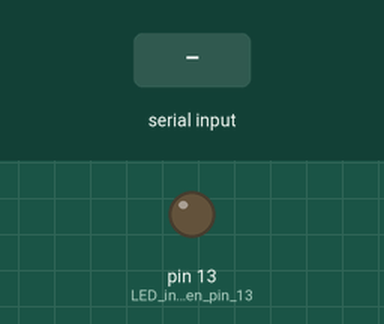
The sketch below on a simulated Arduino Uno, built with avr-gcc and run on an emulated ATmega328P. On the bench: output pins drawn as LEDs (lit = HIGH). Inputs (shaded band) come from the test bench.

Above: at 1.2 s.
1.3 s: "1" received over Serial
At 2.4 s:
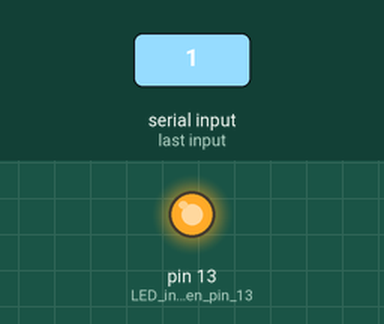
2.8 s: "0" received over Serial
At 3.5 s:
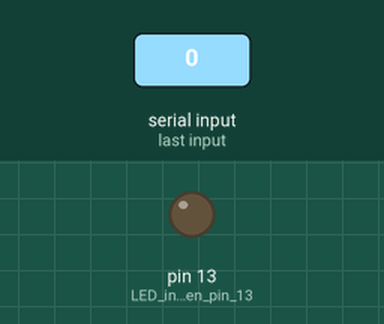
Timing chart, 0 to 5.8 s (numbered marks = the images above; inputs shaded):
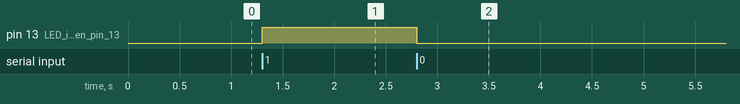

The sketch:

6G_22310200_proyectoVA.ino
```cpp
void setup() {
  Serial.begin(115200);
  pinMode(13, OUTPUT);  // LED integrado en pin 13
  digitalWrite(13, LOW);
}

void loop() {
  if (Serial.available() > 0) {
    char data = Serial.read();
    if (data == '1') {
      digitalWrite(13, HIGH);  // Enciende LED si detecta teléfono
    } else if (data == '0') {
      digitalWrite(13, LOW);   // Apaga LED si no detecta teléfono
    }
  }
}
```

Measured:
- after the input at 1.3 s, pin 13 (LED_integrado_en_pin_13): LOW → HIGH at once
- after the input at 2.8 s, pin 13 (LED_integrado_en_pin_13): HIGH → LOW at once
